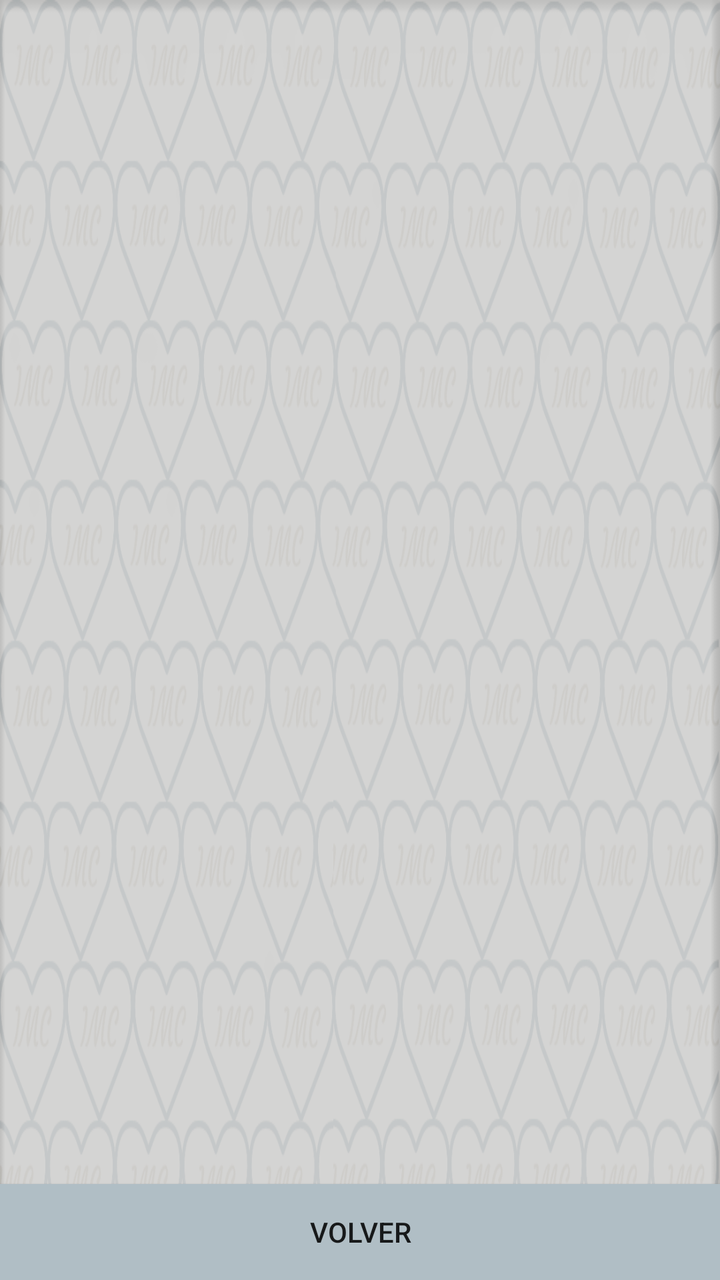
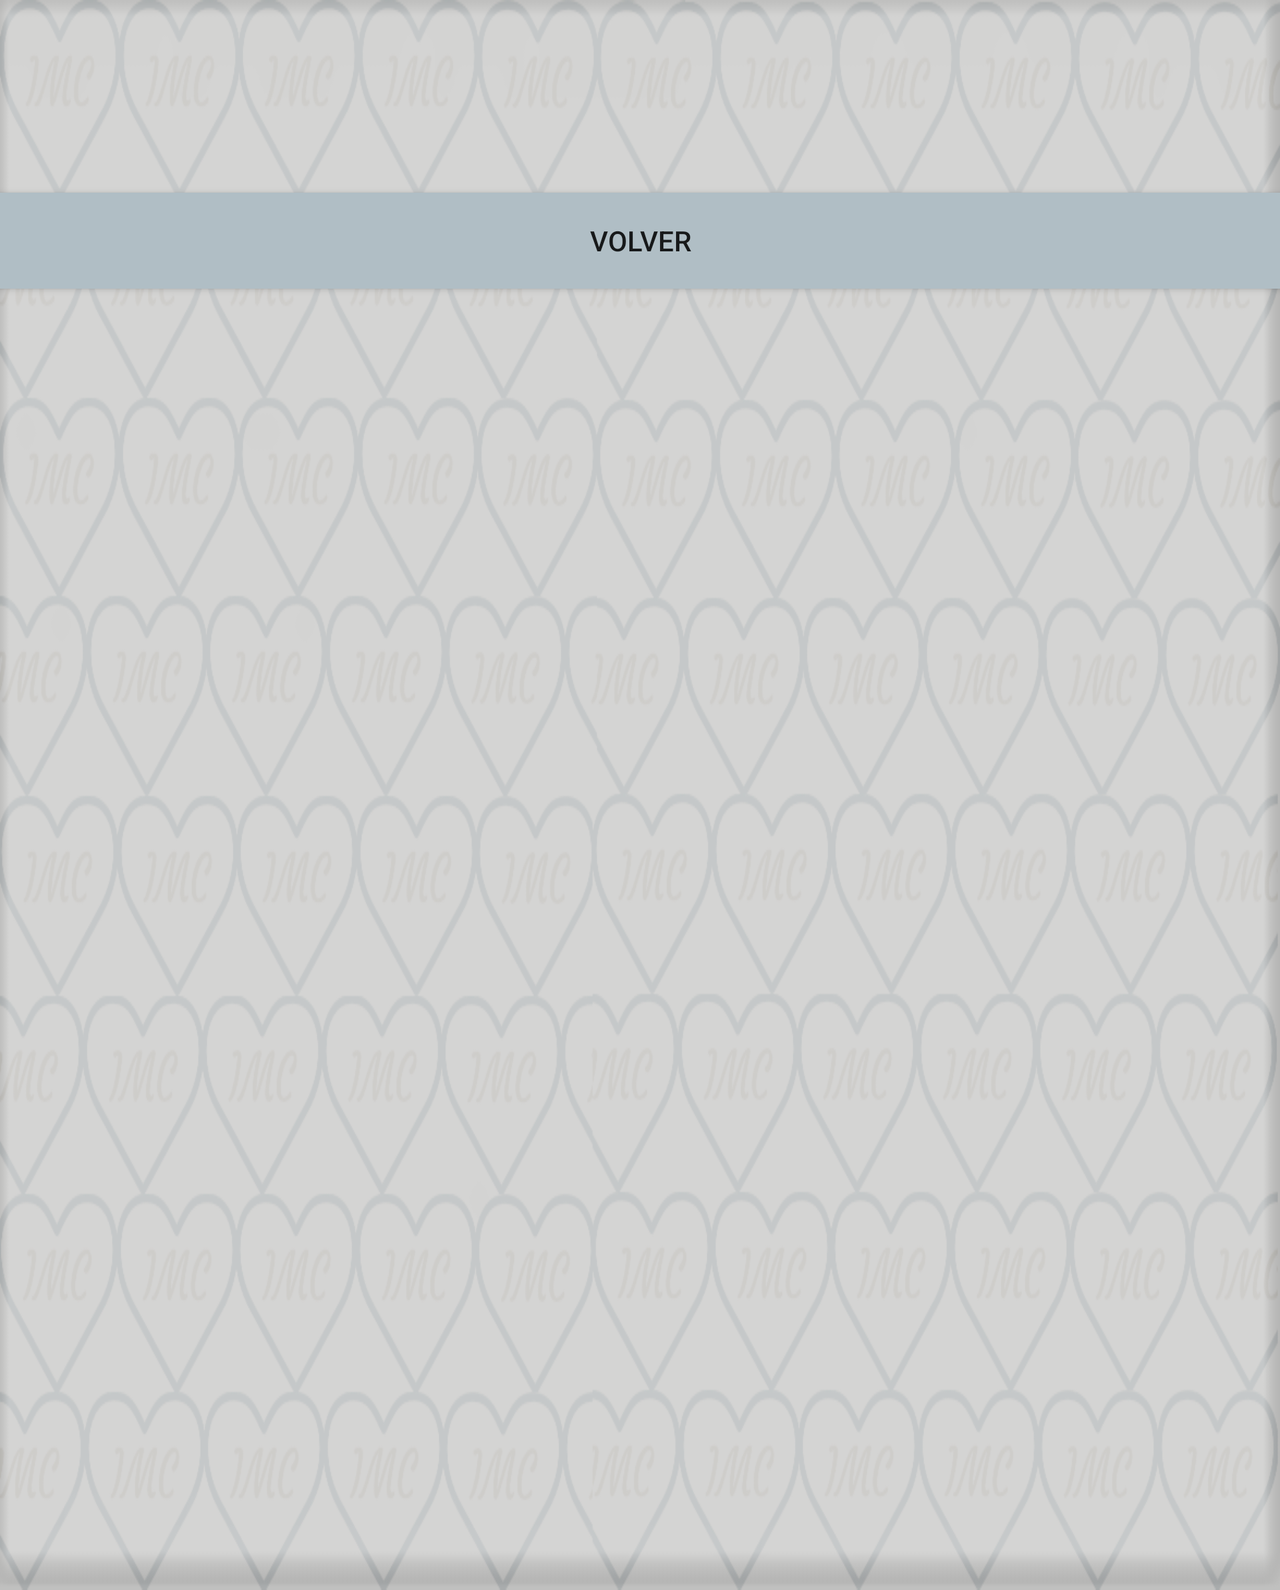

Two renders of one Android screen. The first uses the default layout on a phone; the second uses the alternative layout the repository ships for a different screen configuration, on a matching device. The two XML files are below.
<!-- AndroidManifest.xml: application theme AppTheme -->
<!-- res/layout/activity_resultado.xml -->
<?xml version="1.0" encoding="utf-8"?>
<RelativeLayout xmlns:android="http://schemas.android.com/apk/res/android"
    xmlns:tools="http://schemas.android.com/tools"
    android:id="@+id/activity_inflate"
    android:layout_width="match_parent"
    android:layout_height="match_parent"
    android:background="@drawable/imc_background1"
    android:paddingBottom="@dimen/activity_vertical_margin"
    android:paddingLeft="@dimen/activity_horizontal_margin"
    android:paddingRight="@dimen/activity_horizontal_margin"
    android:paddingTop="@dimen/activity_vertical_margin"
    android:orientation="vertical"
    tools:context="com.example.lounchy.imc.MainActivity">




            <TextView
                android:layout_width="match_parent"
                android:layout_height="wrap_content"
                android:id="@+id/resultado"
                android:textAlignment="center"
                android:layout_margin="24dp"
                android:textSize="24sp"
                android:lineSpacingExtra="8dp"
                android:textColor="@android:color/black"/>



            <Button
                android:id="@+id/volver_button"
                android:layout_width="match_parent"
                android:layout_height="wrap_content"
                android:text="@string/volver"
                android:background="#b0bec5"
                android:layout_alignParentBottom="true"/>


</RelativeLayout>
<!-- resources referenced by this layout -->
<resources>
  <!-- drawable imc_background1: png bitmap (drawable, 131764 bytes) -->
  <string name="volver">Volver</string>
  <style name="AppTheme" parent="Theme.AppCompat.Light.DarkActionBar">
          
          <item name="colorPrimary">#455a64</item>
          <item name="colorPrimaryDark">#37474f</item>
          <item name="colorAccent">#000000</item>
      </style>
</resources>
<!-- res/layout-land/activity_resultado.xml (the repository's variant of the layout above) -->
<!-- drawn on the phone turned sideways -->
<?xml version="1.0" encoding="utf-8"?>
<ScrollView
    xmlns:android="http://schemas.android.com/apk/res/android"
    xmlns:tools="http://schemas.android.com/tools"
    tools:context="com.example.lounchy.imc.MainActivity"
    android:layout_width="match_parent"
    android:layout_height="match_parent">


<RelativeLayout
    android:layout_width="match_parent"
    android:layout_height="match_parent"
    android:background="@drawable/imc_background1"
    android:paddingBottom="@dimen/activity_vertical_margin"
    android:paddingLeft="@dimen/activity_horizontal_margin"
    android:paddingRight="@dimen/activity_horizontal_margin"
    android:paddingTop="@dimen/activity_vertical_margin"
    android:orientation="vertical"
 >




            <TextView
                android:layout_width="match_parent"
                android:layout_height="wrap_content"
                android:id="@+id/resultado"
                android:textAlignment="center"
                android:layout_margin="24dp"
                android:textSize="24sp"
                android:lineSpacingExtra="8dp"
                android:textColor="@android:color/black"/>



            <Button
                android:id="@+id/volver_button"
                android:layout_width="match_parent"
                android:layout_height="wrap_content"
                android:text="@string/volver"
                android:background="#b0bec5"
                android:layout_marginTop="16dp"
                android:layout_below="@+id/resultado"/>


</RelativeLayout>
</ScrollView>
